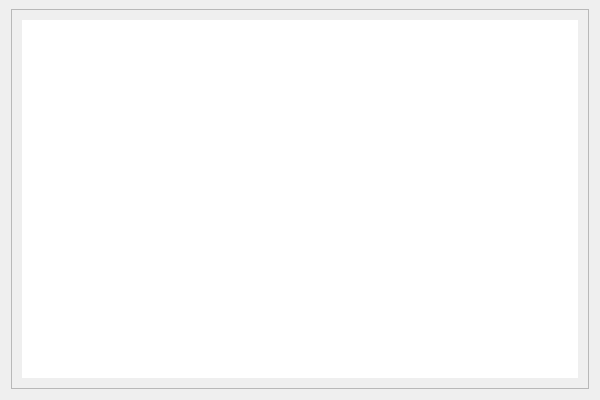
<?xml version="1.0" encoding="UTF-8"?>
<ui version="4.0">
 <class>FileDragDropClass</class>
 <widget class="QMainWindow" name="FileDragDropClass">
  <property name="geometry">
   <rect>
    <x>0</x>
    <y>0</y>
    <width>600</width>
    <height>400</height>
   </rect>
  </property>
  <property name="windowTitle">
   <string>FileDragDrop</string>
  </property>
  <widget class="QWidget" name="centralWidget">
   <layout class="QGridLayout" name="gridLayout">
    <property name="topMargin">
     <number>9</number>
    </property>
    <item row="0" column="0">
     <widget class="DropTextEdit" name="textEdit">
      <property name="styleSheet">
       <string notr="true">.QTextEdit{padding: 10px;}</string>
      </property>
     </widget>
    </item>
   </layout>
  </widget>
 </widget>
 <layoutdefault spacing="6" margin="11"/>
 <customwidgets>
  <customwidget>
   <class>DropTextEdit</class>
   <extends>QTextEdit</extends>
   <header location="global">mytextedit.h</header>
  </customwidget>
 </customwidgets>
 <resources>
  <include location="filedragdrop.qrc"/>
 </resources>
 <connections/>
</ui>
